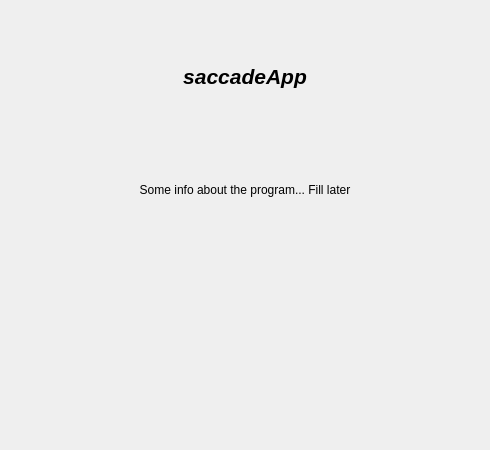
<?xml version="1.0" encoding="UTF-8"?>
<ui version="4.0">
 <class>formFileHome</class>
 <widget class="QWidget" name="formFileHome">
  <property name="geometry">
   <rect>
    <x>0</x>
    <y>0</y>
    <width>490</width>
    <height>450</height>
   </rect>
  </property>
  <property name="sizePolicy">
   <sizepolicy hsizetype="Fixed" vsizetype="Fixed">
    <horstretch>0</horstretch>
    <verstretch>0</verstretch>
   </sizepolicy>
  </property>
  <property name="minimumSize">
   <size>
    <width>490</width>
    <height>450</height>
   </size>
  </property>
  <property name="maximumSize">
   <size>
    <width>490</width>
    <height>450</height>
   </size>
  </property>
  <property name="windowTitle">
   <string>Form</string>
  </property>
  <layout class="QVBoxLayout" name="verticalLayout">
   <item>
    <spacer name="vSpacer1">
     <property name="orientation">
      <enum>Qt::Vertical</enum>
     </property>
     <property name="sizeType">
      <enum>QSizePolicy::Fixed</enum>
     </property>
     <property name="sizeHint" stdset="0">
      <size>
       <width>20</width>
       <height>40</height>
      </size>
     </property>
    </spacer>
   </item>
   <item>
    <widget class="QLabel" name="lblTitle">
     <property name="minimumSize">
      <size>
       <width>0</width>
       <height>50</height>
      </size>
     </property>
     <property name="font">
      <font>
       <pointsize>16</pointsize>
       <weight>75</weight>
       <italic>true</italic>
       <bold>true</bold>
      </font>
     </property>
     <property name="text">
      <string>saccadeApp</string>
     </property>
     <property name="alignment">
      <set>Qt::AlignCenter</set>
     </property>
    </widget>
   </item>
   <item>
    <layout class="QHBoxLayout" name="hLayout">
     <property name="topMargin">
      <number>10</number>
     </property>
     <property name="bottomMargin">
      <number>10</number>
     </property>
     <item>
      <widget class="QLabel" name="lblContent">
       <property name="sizePolicy">
        <sizepolicy hsizetype="Preferred" vsizetype="Expanding">
         <horstretch>0</horstretch>
         <verstretch>0</verstretch>
        </sizepolicy>
       </property>
       <property name="text">
        <string>Some info about the program... Fill later</string>
       </property>
       <property name="alignment">
        <set>Qt::AlignCenter</set>
       </property>
      </widget>
     </item>
    </layout>
   </item>
   <item>
    <spacer name="vSpacer2">
     <property name="orientation">
      <enum>Qt::Vertical</enum>
     </property>
     <property name="sizeType">
      <enum>QSizePolicy::Expanding</enum>
     </property>
     <property name="sizeHint" stdset="0">
      <size>
       <width>20</width>
       <height>40</height>
      </size>
     </property>
    </spacer>
   </item>
  </layout>
 </widget>
 <resources/>
 <connections/>
</ui>
